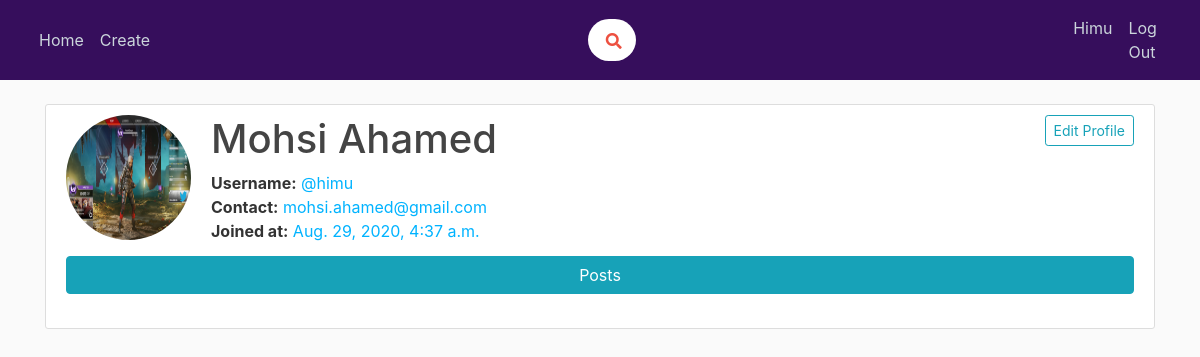
Before: /profile/himu (signed in) with the older database file.
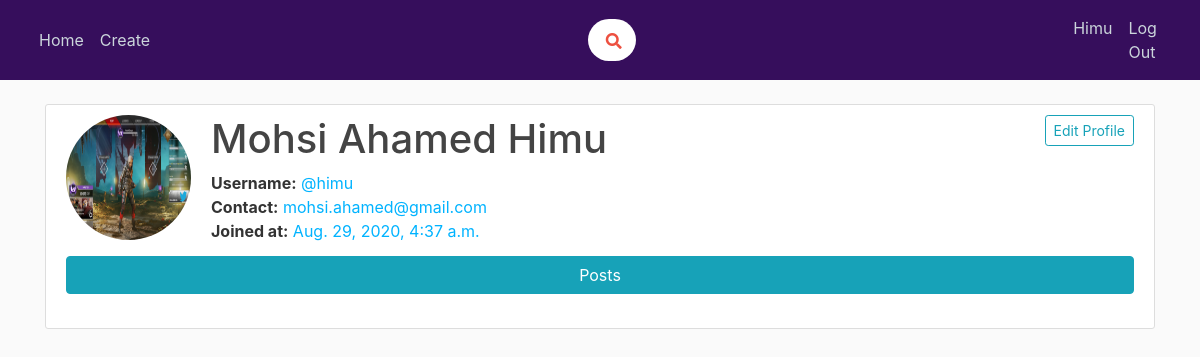
After: the same page with the newer database file.
### accounts/models.py (models this page shows, shortened)
class Account(AbstractBaseUser):
    fullname = models.CharField(verbose_name='Name', max_length=30)
    username = models.CharField(verbose_name='Username',max_length=20,unique=True)
    email = models.EmailField(verbose_name='Email', unique=True)
    gender = models.CharField(verbose_name='Gender', max_length=12)
    contact = models.CharField(verbose_name='Contact', max_length=14)
    location = models.CharField(verbose_name='Address', max_length= 50)
    date_joined = models.DateTimeField(verbose_name='Join date', auto_now_add=True)
    is_banned = models.BooleanField(default=False)
    is_active = models.BooleanField(default=True)
    is_staff = models.BooleanField(default=False)
    is_admin = models.BooleanField(default=False)
    is_superuser = models.BooleanField(default=False)
    USERNAME_FIELD = 'username'
    REQUIRED_FIELDS = ['fullname','email','gender']
    objects = AccountManager()

class Profile(models.Model):
    user = models.OneToOneField(Account,on_delete=models.CASCADE)
    image = models.ImageField(default='default.jpg',upload_to='profile_photos')

### accounts/views.py (the view)
# urls.py: path('profile/<username>',profile_view,name='profile'),
@login_required
def profile_view(request,username):
    user = Account.objects.get(username = username)
    context = {
        'object' : user,
    }
    template_name = 'accounts/profile.html'
    return render(request,template_name,context)

### accounts/templates/accounts/profile.html (shortened to what this page needs)
<br>{% extends 'reviews/base.html'%}
{% block content %}
    <div class="content-section">
        <div class="media">
            <img class="rounded-circle account-img" src="{{ object.profile.image.url }}">
            <div class="media-body">
              <h2 class="account-heading">{{ object.fullname }}</h2>
                <div>
                    <b>Username:</b> <span style="color: #00b3ff">@{{ object.username }}</span>
                </div>
                <div>
                   <b>Contact:</b> <span style="color: #00b3ff">{{ object.email }}</span>
                </div>
                <div>
                   <b>Joined at:</b> <span style="color: #00b3ff">{{ object.date_joined }}</span>
                </div>
            </div>
            {% if object.username == user.username %}
                <small class="text-muted">
                    <a class="btn btn-outline-info btn-sm mt-0 mb-0" href="{% url 'editprofile' %}" >Edit Profile</a>
                </small>
            {% endif %}
        </div>
        <div>
            <small class="text-muted">
                <a class="btn btn-info btn-m btn-block" href="#" >Posts</a>
            </small>
        </div>
        <div>
        </div>
    </div>
{%endblock%}

### reviews/templates/reviews/base.html (shortened to what this page needs)
{% load static %}
<!DOCTYPE html>
<html lang="en">
<head>
    <link rel="stylesheet" href="https://stackpath.bootstrapcdn.com/bootstrap/4.1.3/css/bootstrap.min.css">
    <link rel="stylesheet" href="https://use.fontawesome.com/releases/v5.5.0/css/all.css">
    <link rel="stylesheet" href="https://maxcdn.bootstrapcdn.com/bootstrap/4.0.0/css/bootstrap.min.css">
    <link rel="stylesheet" type="text/css" href="{% static 'reviews/main.css'%}">
</head>
<body>
    <header class="site-header">
      <nav class="navbar navbar-expand-lg navbar-dark bg-steel fixed-top">
        <div class="container-fluid">
           <div class="collapse navbar-collapse" id="navbarToggle">
            <div class="navbar-nav mr-auto">
              <a class="nav-item nav-link" href="{% url 'home'%}">Home</a>
              <a class="nav-item nav-link" href="#">Create</a>
            </div>
            <div class="container-fluid h-80">
              <div class="d-flex justify-content-center h-80">
                <div class="searchbar">
                  <input class="search_input" type="text" name="" placeholder="Search...">
                  <a href="#" class="search_icon"><i class="fas fa-search"></i></a>
                </div>
              </div>
            </div>
               <div class="navbar-nav">
                {%if user.is_authenticated%}
                    <a class="nav-item nav-link" href="{%url 'profile' user.username%}" style = "text-transform:capitalize">{{user.username}}</a>
                    <a class="nav-item nav-link" href="{%url 'logout'%}">Log Out</a>
                {%else%}
                    <a class="nav-item nav-link" href="{%url 'login'%}">Login</a>
                    <a class="nav-item nav-link" href="{%url 'registration'%}">Register</a>
                {%endif%}
               </div>
           </div>
        </div>
      </nav>
    </header>
<main role="main" class="container">
  <div class="row">
    <div class="col-md-12">
        {% block content %}
        {% endblock %}
    </div>
  </div>
</main>
</body>
</html>

### reviews/static/reviews/main.css (style rules this page uses)
body { background: #fafafa; color: #333333; margin-top: 5rem; }
h1, h2, h3, h4, h5, h6 { color: #444444; }
.bg-steel { background-color: #360e5c; }
.site-header .navbar-nav .nav-link { color: #cbd5db; }
.content-section { background: #ffffff; padding: 10px 20px; border: 1px solid #dddddd; border-radius: 3px; margin-bottom: 20px; }
.account-img { height: 125px; width: 125px; margin-right: 20px; margin-bottom: 16px; }
.account-heading { font-size: 2.5rem; }
.searchbar { margin-bottom: auto; margin-top: auto; height: 42px; background-color: #ffffff; border-radius: 21px; padding: 7px; }
.search_input { color: black; border: 0; outline: 0; background: none; width: 0; caret-color:transparent; line-height: 20px; transition: width 0.4s linear; }
.search_icon { height: 30px; width: 30px; float: right; display: flex; justify-content: center; align-items: center; border-radius: 50%; color:#ed5040; text-decoration:none; }

Changed rows visible on the page:
changed Account "Himu": fullname "Mohsi Ahamed" → "Mohsi Ahamed Himu"
